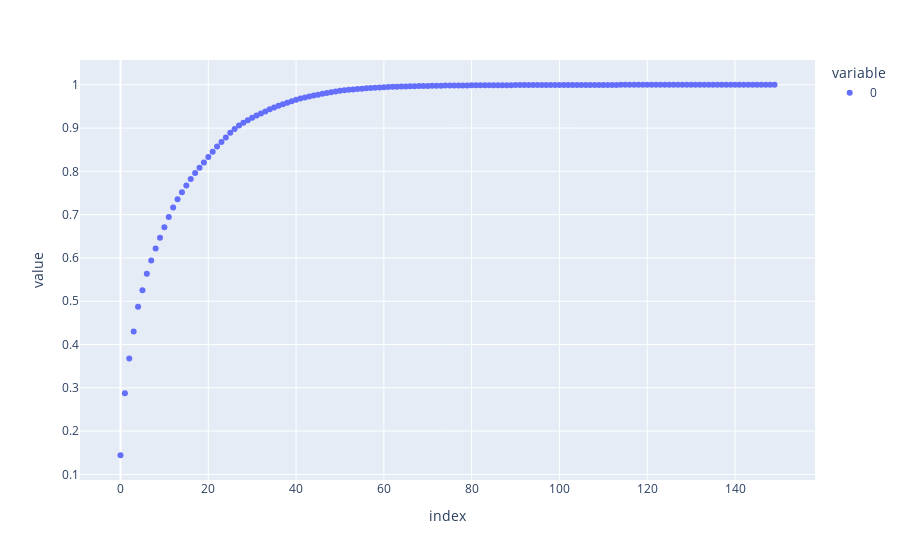

Notebook cell for this chart:
### Code cell
px.scatter(l.cumsum()/l.sum())

### Figure 1 — Plotly figure (JSON) as saved in the notebook; plotly's stock layout.template omitted (floating-point values rounded to 4 significant figures; data arrays with more than 128 entries replaced by an {"elided": "..."} marker saying what was removed)
{"data": [{"hovertemplate": "variable=0<br>index=%{x}<br>value=%{y}<extra></extra>", "legendgroup": "0", "marker": {"color": "#636efa", "symbol": "circle"}, "mode": "markers", "name": "0", "orientation": "v", "showlegend": true, "type": "scatter", "x": {"elided": "150 int values"}, "xaxis": "x", "y": {"elided": "150 float values"}, "yaxis": "y"}], "layout": {"legend": {"title": {"text": "variable"}, "tracegroupgap": 0}, "margin": {"t": 60}, "xaxis": {"anchor": "y", "domain": [0, 1], "title": {"text": "index"}}, "yaxis": {"anchor": "x", "domain": [0, 1], "title": {"text": "value"}}}}
